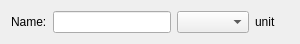
<?xml version="1.0" encoding="UTF-8"?>
<ui version="4.0">
 <class>IQMetricWidgetClass</class>
 <widget class="QWidget" name="IQMetricWidgetClass">
  <property name="geometry">
   <rect>
    <x>0</x>
    <y>0</y>
    <width>300</width>
    <height>44</height>
   </rect>
  </property>
  <property name="maximumSize">
   <size>
    <width>400</width>
    <height>100</height>
   </size>
  </property>
  <property name="windowTitle">
   <string>IQMetricWidget</string>
  </property>
  <layout class="QHBoxLayout" name="horizontalLayout">
   <item>
    <widget class="QLabel" name="metricname">
     <property name="text">
      <string>Name:</string>
     </property>
    </widget>
   </item>
   <item>
    <widget class="QLineEdit" name="metricvalue"/>
   </item>
   <item>
    <widget class="QComboBox" name="suffixcbx"/>
   </item>
   <item>
    <widget class="QLabel" name="metricunit">
     <property name="text">
      <string>unit</string>
     </property>
    </widget>
   </item>
   <item>
    <widget class="QLabel" name="unit">
     <property name="text">
      <string/>
     </property>
    </widget>
   </item>
  </layout>
 </widget>
 <layoutdefault spacing="6" margin="11"/>
 <resources/>
 <connections/>
</ui>
